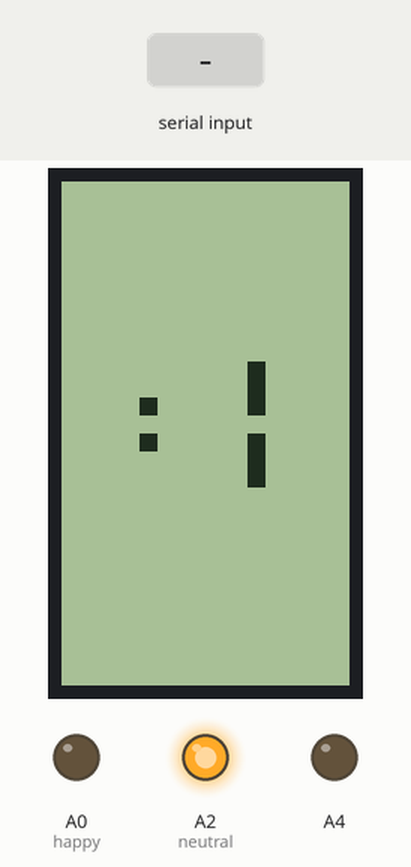
This sketch was run on a simulated Arduino Nano, built with avr-gcc and run on an emulated ATmega328P. Parts: 48×84 one-colour display, output pins drawn as LEDs (lit = HIGH). The test bench sets the inputs (shaded band).

Above: at 1.2 s.
1.3 s: "1\n" received over Serial
At 2.1 s:
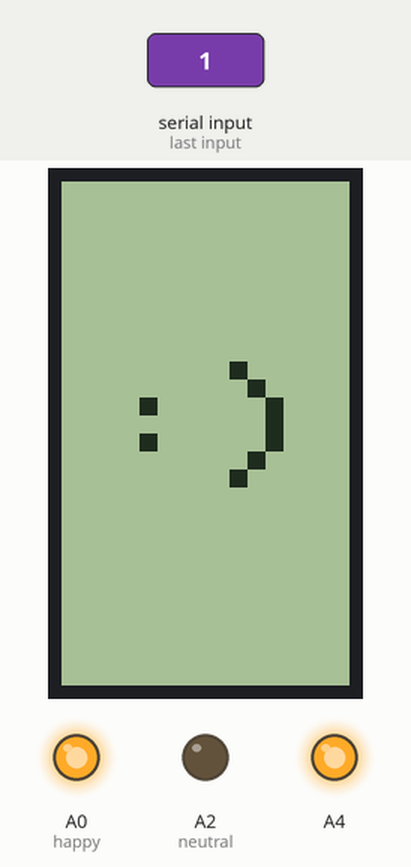
At 2.8 s:
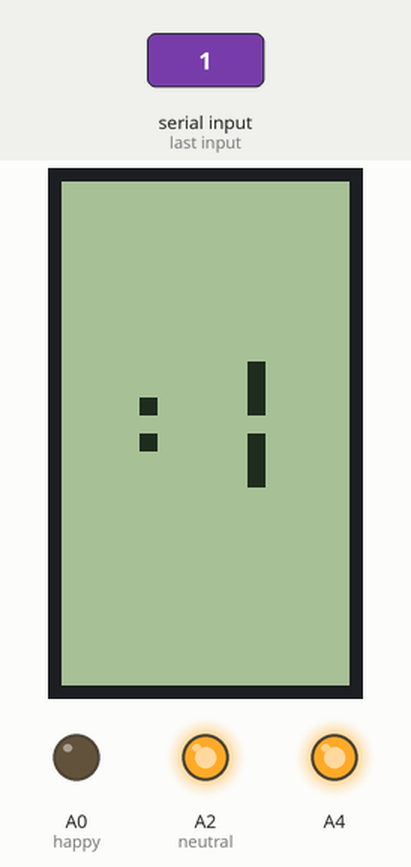
Timing chart, 0 to 4.3 s (numbered marks = the images above; inputs shaded):
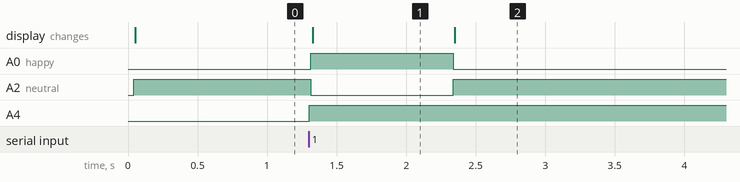

The sketch:

SmileyfromSerialV2.ino
```cpp
#include <SPI.h>
#include <Adafruit_GFX.h>
#include <Adafruit_PCD8544.h>

/*
  SMILEYBEANIE (prototype):
    *property of kang records*

  PIN IN INSTRUCTIONS (Arduino Nano 33 BLE Sense):
    LEDS:
      neutral led : ~A2
      trigger led : ~A0
    NOKIA LCD 5110 Display:
      RST : 12
      CE : 11
      DC: 10
      DIN: 9
      CLK: 8
      VCC: 3.3v
      LIGHT: GND
      GND: GND
*/
// Adafruit_PCD8544(CLK,DIN,D/C,CE,RST);
Adafruit_PCD8544 display = Adafruit_PCD8544(8, 9, 10, 11, 12);

//int analogValue = 0;//potentiometer
int serialValue=0;
bool smile = true;
int runState = 1;

void setup() {
  Serial.begin(115200);
  //pinMode(A7, INPUT);//potentiometer
  //Indicator LEDs
  pinMode(A0, OUTPUT); //happy
  pinMode(A2, OUTPUT); // neutral
  pinMode(A4, OUTPUT);

	//Initialize LCD Display
	display.begin();

	// you can change the contrast around to adapt the display for the best viewing!
	display.setContrast(57);

	// Clear the buffer.
	display.clearDisplay();


}

void loop() {
  // Read serial input:
  if (Serial.available() > 0) { //if serial is available
    serialValue = Serial.parseInt(); //convert the String to an int

    analogWrite(A4,255);// serial ON indicaton
  }

  //serialValue = 1;

delay(10);
  //Updating Emotion on face
  //Serial.println(serialValue);
  if (serialValue == 1){  // AKA if (smile == true) {
    analogWrite(A0,255);
    analogWrite(A2,0);
    //smile detected
    drawSmile();
  } else if (serialValue == 0){
    //no smile detected
    analogWrite(A2,255);
    analogWrite(A0,0);
    drawNoSmile();
  }
}

void drawSmile() {
  // Clear the buffer.
  display.clearDisplay();

  // Displaying :)
  display.setRotation(3);
  display.setTextColor(BLACK);
  display.setCursor(7,30);
  display.setTextSize(3);
  display.println(":)"); // PRINT :)
  display.display();
  //Serial.println("Smile");

  runState = 1;
}

void drawNoSmile() {
  // Clear the buffer.
  display.clearDisplay();

  // Displaying :|
  display.setRotation(3);
  display.setTextColor(BLACK);
  display.setCursor(7,30);
  display.setTextSize(3);
  display.println(":|");  //PRINT :|
  display.display();
  //Serial.println("No Smile");

  runState = 2;
}
```

Measured:
- after the input at 1.3 s, A0 (happy): LOW → HIGH at once, → LOW 1.0 s later; A2 (neutral): HIGH → LOW at once, → HIGH 1.0 s later; A4: LOW → HIGH at once; the display: changes at once (image 1)
- what the display in image 1 shows lasts 1.1 s, from 1.3 s to 2.4 s
